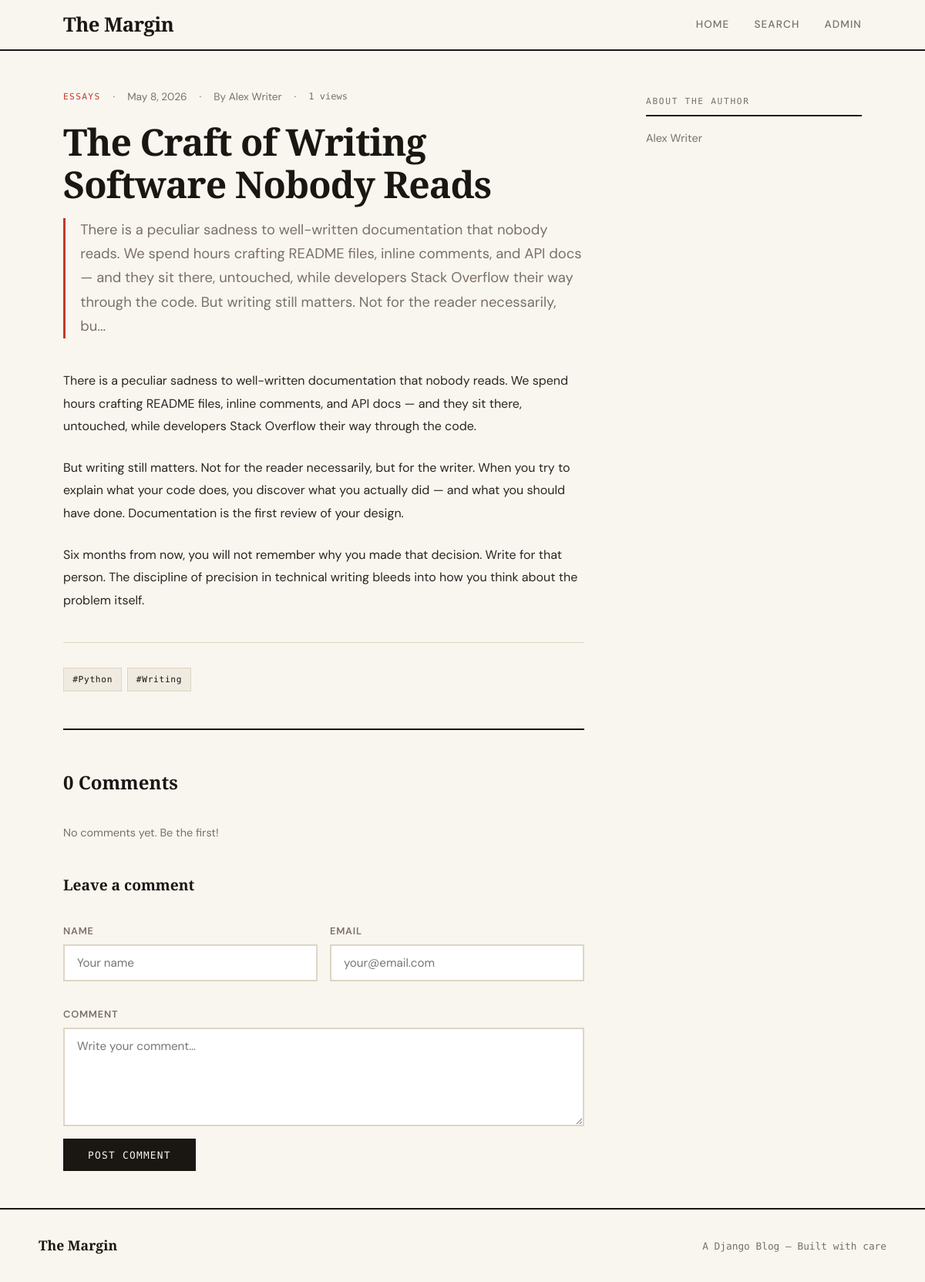
The app's page /craft-writing-software-nobody-reads/ with its own data.
### blog/models.py (models this page shows, shortened)
class Post(models.Model):
    STATUS_DRAFT = 'draft'
    STATUS_PUBLISHED = 'published'
    STATUS_CHOICES = [
        (STATUS_DRAFT, 'Draft'),
        (STATUS_PUBLISHED, 'Published'),
    ]
    title = models.CharField(max_length=250)
    slug = models.SlugField(unique_for_date='published_at')
    author = models.ForeignKey(User, on_delete=models.CASCADE, related_name='posts')
    body = models.TextField()
    excerpt = models.TextField(max_length=500, blank=True)
    cover_image = models.ImageField(upload_to='posts/%Y/%m/', blank=True, null=True)
    category = models.ForeignKey(Category, on_delete=models.SET_NULL, null=True, blank=True, related_name='posts')
    tags = models.ManyToManyField(Tag, blank=True, related_name='posts')
    status = models.CharField(max_length=10, choices=STATUS_CHOICES, default=STATUS_DRAFT)
    created_at = models.DateTimeField(auto_now_add=True)
    updated_at = models.DateTimeField(auto_now=True)
    published_at = models.DateTimeField(null=True, blank=True)
    views = models.PositiveIntegerField(default=0)
    class Meta:
        ordering = ['-published_at']
    def save(self, *args, **kwargs):
        if not self.slug:
            self.slug = slugify(self.title)
        if self.status == self.STATUS_PUBLISHED and not self.published_at:
            self.published_at = timezone.now()
        if not self.excerpt and self.body:
            self.excerpt = self.body[:300] + '...' if len(self.body) > 300 else self.body
        super().save(*args, **kwargs)

class Category(models.Model):
    name = models.CharField(max_length=100)
    slug = models.SlugField(unique=True)
    description = models.TextField(blank=True)
    class Meta:
        verbose_name_plural = "categories"
    def get_absolute_url(self):
        return reverse('blog:category', kwargs={'slug': self.slug})

class Tag(models.Model):
    name = models.CharField(max_length=50)
    slug = models.SlugField(unique=True)

### blog/views.py (the view, shortened to what this page needs)
# urls.py: path('<slug:slug>/', views.post_detail, name='post_detail'),
def post_detail(request, slug):
    post = get_object_or_404(Post, slug=slug, status='published')
    post.views += 1
    post.save(update_fields=['views'])
    comments = post.comments.filter(active=True)
    related_posts = Post.objects.filter(
        status='published', category=post.category
    ).exclude(id=post.id)[:3]
    return render(request, 'blog/post_detail.html', {
        'post': post,
        'comments': comments,
        'related_posts': related_posts,
    })

### templates/blog/post_detail.html (shortened to what this page needs)
{% extends 'base.html' %}
{% block content %}
<div class="post-detail-wrap">
  <main>
    <article>
      <header class="article-header">
        <div class="article-meta">
          {% if post.category %}
          <a href="{{ post.category.get_absolute_url }}" class="post-category">{{ post.category.name }}</a>
          <span>·</span>
          {% endif %}
          <span>{{ post.published_at|date:"F j, Y" }}</span>
          <span>·</span>
          <span>By {{ post.author.get_full_name|default:post.author.username }}</span>
          <span>·</span>
          <span class="post-views">{{ post.views }} views</span>
        </div>
        <h1 class="article-title">{{ post.title }}</h1>
        {% if post.excerpt %}
        <p class="article-excerpt">{{ post.excerpt }}</p>
        {% endif %}
      </header>
      <div class="article-body">{{ post.body|linebreaks }}</div>
      {% if post.tags.all %}
      <div class="article-tags">
        {% for tag in post.tags.all %}
        <a href="{% url 'blog:tag' tag.slug %}" class="tag">#{{ tag.name }}</a>
        {% endfor %}
      </div>
      {% endif %}
    </article>
    <div class="comments-section">
      <div class="section-title">{{ comments.count }} Comment{{ comments.count|pluralize }}</div>
      {% for comment in comments %}
      <div class="comment-item">
        <div class="comment-meta">
          <span class="comment-author">{{ comment.name }}</span>
          <span class="comment-date">{{ comment.created_at|date:"N j, Y" }}</span>
        </div>
        <p class="comment-body">{{ comment.body }}</p>
      </div>
      {% empty %}
      <p style="color:var(--muted);font-size:0.9rem">No comments yet. Be the first!</p>
      {% endfor %}
      <div class="comment-form">
        <div class="section-title" style="font-size:1.2rem">Leave a comment</div>
        <form method="post">
          <div class="form-row">
            <div class="form-group">
              <label for="name">Name</label>
              <input type="text" id="name" name="name" required placeholder="Your name">
            </div>
            <div class="form-group">
              <label for="email">Email</label>
              <input type="email" id="email" name="email" required placeholder="your@email.com">
            </div>
          </div>
          <div class="form-group">
            <label for="body">Comment</label>
            <textarea id="body" name="body" rows="5" required placeholder="Write your comment…"></textarea>
          </div>
          <button type="submit" class="btn">Post Comment</button>
        </form>
      </div>
    </div>
  </main>
  <aside class="article-sidebar">
    <div class="sticky-sidebar">
      <div class="sidebar-widget">
        <div class="widget-title">About the Author</div>
        <p style="font-size:0.9rem;color:var(--muted)">{{ post.author.get_full_name|default:post.author.username }}</p>
      </div>
    </div>
  </aside>
</div>
{% endblock %}

### static/css/style.css (style rules this page uses)
*, *::before, *::after { box-sizing: border-box; margin: 0; padding: 0; }
:root { --ink: #1a1612; --paper: #f9f6f0; --cream: #f0ebe0; --rust: #c0392b; --gold: #b8860b; --muted: #7a7065; --border: #ddd5c5; --serif: 'Playfair Display', Georgia, serif; --sans: 'DM Sans', sans-serif; --mono: 'DM Mono', monospace; }
html { scroll-behavior: smooth; }
body { background: var(--paper); color: var(--ink); font-family: var(--sans); font-size: 17px; line-height: 1.7; min-height: 100vh; display: flex; flex-direction: column; }
a { color: inherit; text-decoration: none; }
.post-category { font-family: var(--mono); font-size: 0.7rem; letter-spacing: 0.12em; text-transform: uppercase; color: var(--rust); font-weight: 500; }
.post-views { font-family: var(--mono); font-size: 0.75rem; color: var(--muted); }
.widget-title { font-family: var(--mono); font-size: 0.7rem; letter-spacing: 0.15em; text-transform: uppercase; color: var(--muted); margin-bottom: 1rem; padding-bottom: 0.5rem; border-bottom: 2px solid var(--ink); }
.tag { font-family: var(--mono); font-size: 0.7rem; letter-spacing: 0.06em; padding: 0.3rem 0.7rem; background: var(--cream); border: 1px solid var(--border); transition: all 0.2s; }
.post-detail-wrap { max-width: 1100px; margin: 0 auto; padding: 3rem 2rem; display: grid; grid-template-columns: 1fr 280px; gap: 5rem; }
.article-header { margin-bottom: 2.5rem; }
.article-meta { display: flex; align-items: center; gap: 1rem; margin-bottom: 1.2rem; font-size: 0.85rem; color: var(--muted); }
.article-title { font-family: var(--serif); font-size: clamp(2rem, 4vw, 3rem); font-weight: 700; line-height: 1.15; letter-spacing: -0.02em; margin-bottom: 1rem; }
.article-excerpt { font-size: 1.15rem; color: var(--muted); line-height: 1.7; border-left: 3px solid var(--rust); padding-left: 1.2rem; margin-bottom: 2rem; }
.article-body { font-size: 1rem; line-height: 1.85; color: #2a2520; }
.article-body p { margin-bottom: 1.5rem; }
.article-tags { display: flex; flex-wrap: wrap; gap: 0.4rem; margin-top: 2.5rem; padding-top: 2rem; border-top: 1px solid var(--border); }
.comments-section { margin-top: 3rem; padding-top: 3rem; border-top: 2px solid var(--ink); }
.section-title { font-family: var(--serif); font-size: 1.5rem; font-weight: 700; margin-bottom: 2rem; }
.comment-form { margin-top: 2.5rem; }
.form-row { display: grid; grid-template-columns: 1fr 1fr; gap: 1rem; margin-bottom: 1rem; }
.form-group { display: flex; flex-direction: column; gap: 0.4rem; margin-bottom: 1rem; }
.form-group label { font-size: 0.8rem; font-weight: 600; letter-spacing: 0.06em; text-transform: uppercase; color: var(--muted); }
.form-group input, .form-group textarea { padding: 0.75rem 1rem; border: 2px solid var(--border); background: white; font-family: var(--sans); font-size: 0.95rem; color: var(--ink); outline: none; transition: border-color 0.2s; resize: vertical; }
.btn { padding: 0.85rem 2rem; background: var(--ink); color: var(--paper); border: none; font-family: var(--mono); font-size: 0.8rem; letter-spacing: 0.1em; text-transform: uppercase; cursor: pointer; transition: background 0.2s; }
.article-sidebar { padding-top: 0.5rem; }
.sticky-sidebar { position: sticky; top: 90px; }

### records on screen
Post: category.name "ESSAYS", published_at "May 8, 2026", author.get_full_name "Alex Writer", views "1", title "The Craft of Writing Software Nobody Reads", excerpt "There is a peculiar sadness to well-written documentation that nobody reads. We spend hours crafting README files, inline comments, and API docs — and they sit there, untouched, while developers Stack Overflow their way through the code. But writing still matters. Not for the reader necessarily, bu...", body "There is a peculiar sadness to well-written documentation that nobody reads. We spend hours crafting README files, inline comments, and API docs — and they sit there, untouched, while developers Stack Overflow their way through the code. But writing still matters. Not for the reader necessarily, but for the writer. When you try to explain what your code does, you discover what you actually did — and what you should have done. Documentation is the first review of your design. Six months from now, you will not remember why you made that decision. Write for that person. The discipline of precision in technical writing bleeds into how you think about the problem itself."
Tag: name "Python"
Tag: name "Writing"

### other values on screen
{{ comments.count }} "0"
